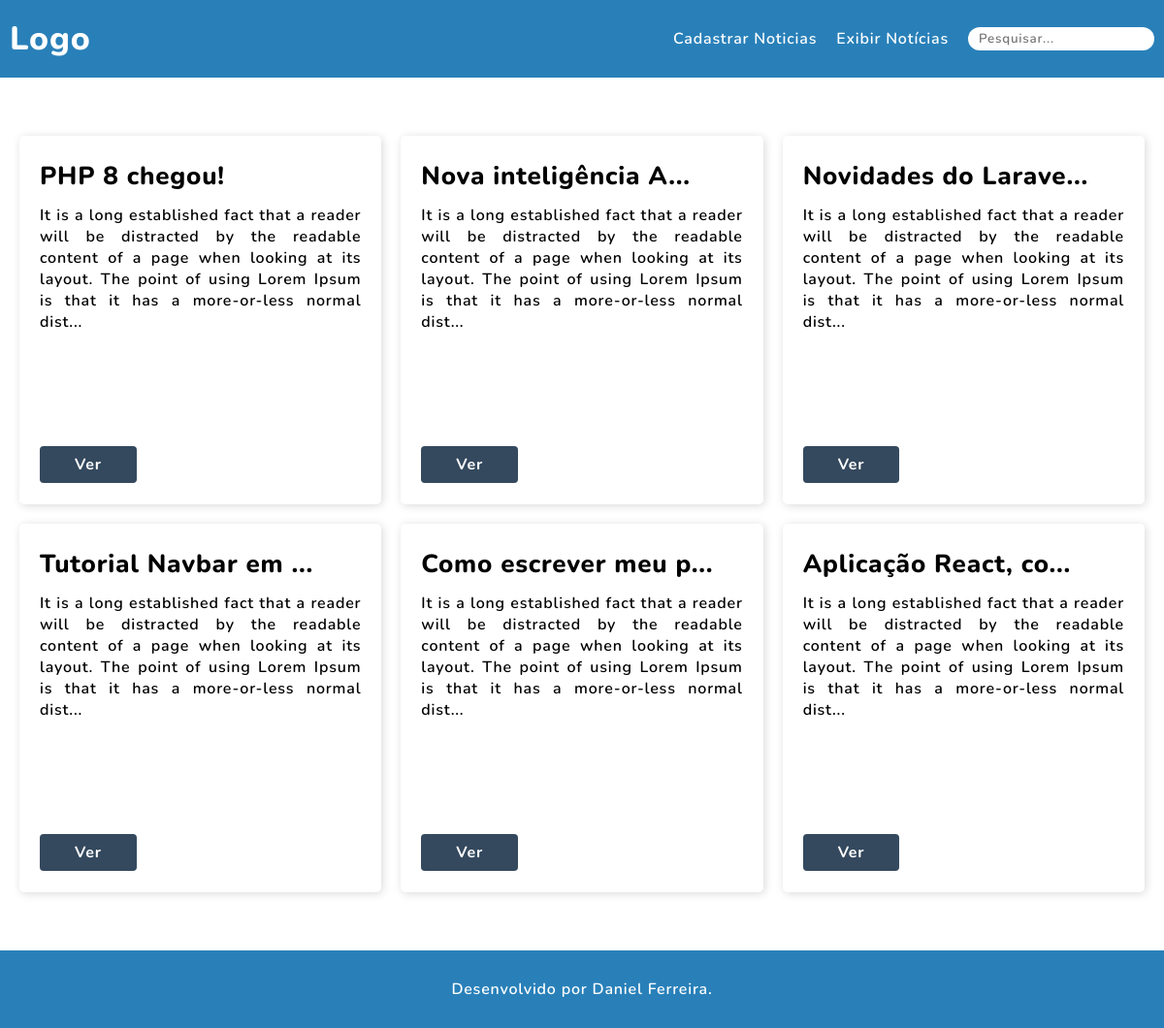
The page / on the database its author committed.
### tables this page shows
CREATE TABLE `noticias` (
  `id` int(11) NOT NULL,
  `title` varchar(255) NOT NULL,
  `body` text NOT NULL
);

### dao/NoticiaDaoMysql.php (called while the page is built, shortened)
<?php
class NoticiaDaoMysql
{
    private $pdo;
    public function __construct(PDO $pdo)
    {
        $this->pdo = $pdo;
    }
    public function getAllNoticies()
    {
        $sql = $this->pdo->query('SELECT * FROM noticias ORDER BY id DESC');
        if ($sql->rowCount() > 0) {
            return $sql->fetchAll(PDO::FETCH_OBJ);
        }
        return false;
    }
}

### config.php (called while the page is built, shortened)
<?php
$base = 'http://localhost/prova';

### index.php (the view)
<?php
require_once './pages/header.php';
require_once './dao/NoticiaDaoMysql.php';
$noticias = new NoticiaDaoMysql($pdo);
$newNoticias = $noticias->getAllNoticies();
?>
<main>
  <div class="container">
    <div class="body">
      <?php if ($newNoticias !== false) : ?>
        <?php foreach ($newNoticias as $item) : ?>
          <div class="noticia-item">
            <div class="noticia-title">
              <?= mb_strimwidth($item->title, 0, 22, "..."); ?>
            </div>
            <div class="noticia-body">
              <?= mb_strimwidth($item->body, 0, 200, "..."); ?>
            </div>
            <div class="noticia-button">
              <a href="<?= $base; ?>">Ver</a>
            </div>
          </div>
        <?php endforeach; ?>
      <?php else : ?>
        <h2>Nenhuma Noticia Cadastrada!</h2>
      <?php endif; ?>
    </div>
  </div>
</main>
<?php require_once './pages/footer.php'; ?>

### assets/css/style.css (style rules this page uses)
* { margin: 0; padding: 0; box-sizing: border-box; font-family: "Nunito", sans-serif; letter-spacing: 0.8px; font-weight: 600; }
a { text-decoration: none; }
.container { width: 100%; max-width: 1300px; margin: auto; padding: 0px 10px; }
.body { display: flex; flex-wrap: wrap; margin: 50px 0px; }
.noticia-item { height: 380px; margin: 10px; max-width: calc((100% / 3) - 20px); display: flex; flex-direction: column; justify-content: center; align-items: center; padding: 20px; border: 0.5px solid transparent; transition: all 0.3s ease-in-out; border-radius: 5px; box-shadow: 1.5px 1.5px 10px rgba(0, 0, 0, 0.15); }
.noticia-button, .noticia-body, .noticia-title { width: 100%; }
.noticia-button { justify-self: flex-end; height: 40px; display: flex; align-items: center; }
.noticia-button a { color: #fff; padding: 8px 36px; font-size: 16px; font-weight: 700; background-color: #34495e; transition: all 0.3s ease-in-out; border: none; border-radius: 4px; }
.noticia-title { font-size: 26px; font-weight: 800; height: 40px; justify-self: flex-start; display: flex; align-items: center; margin-bottom: 10px; }
.noticia-body { text-align: justify; display: flex; flex: 1; }

### rows shown on the page
noticias: title "PHP 8 chegou!", body "It is a long established fact that a reader will be distracted by the readable content of a page when looking at its layout. The point of using Lorem Ipsum is that it has a more-or-less normal dist..."
noticias: title "Nova inteligência A...", body "It is a long established fact that a reader will be distracted by the readable content of a page when looking at its layout. The point of using Lorem Ipsum is that it has a more-or-less normal dist..."
noticias: title "Novidades do Larave...", body "It is a long established fact that a reader will be distracted by the readable content of a page when looking at its layout. The point of using Lorem Ipsum is that it has a more-or-less normal dist..."
noticias: title "Tutorial Navbar em ...", body "It is a long established fact that a reader will be distracted by the readable content of a page when looking at its layout. The point of using Lorem Ipsum is that it has a more-or-less normal dist..."
noticias: title "Como escrever meu p...", body "It is a long established fact that a reader will be distracted by the readable content of a page when looking at its layout. The point of using Lorem Ipsum is that it has a more-or-less normal dist..."
noticias: title "Aplicação React, co...", body "It is a long established fact that a reader will be distracted by the readable content of a page when looking at its layout. The point of using Lorem Ipsum is that it has a more-or-less normal dist..."
